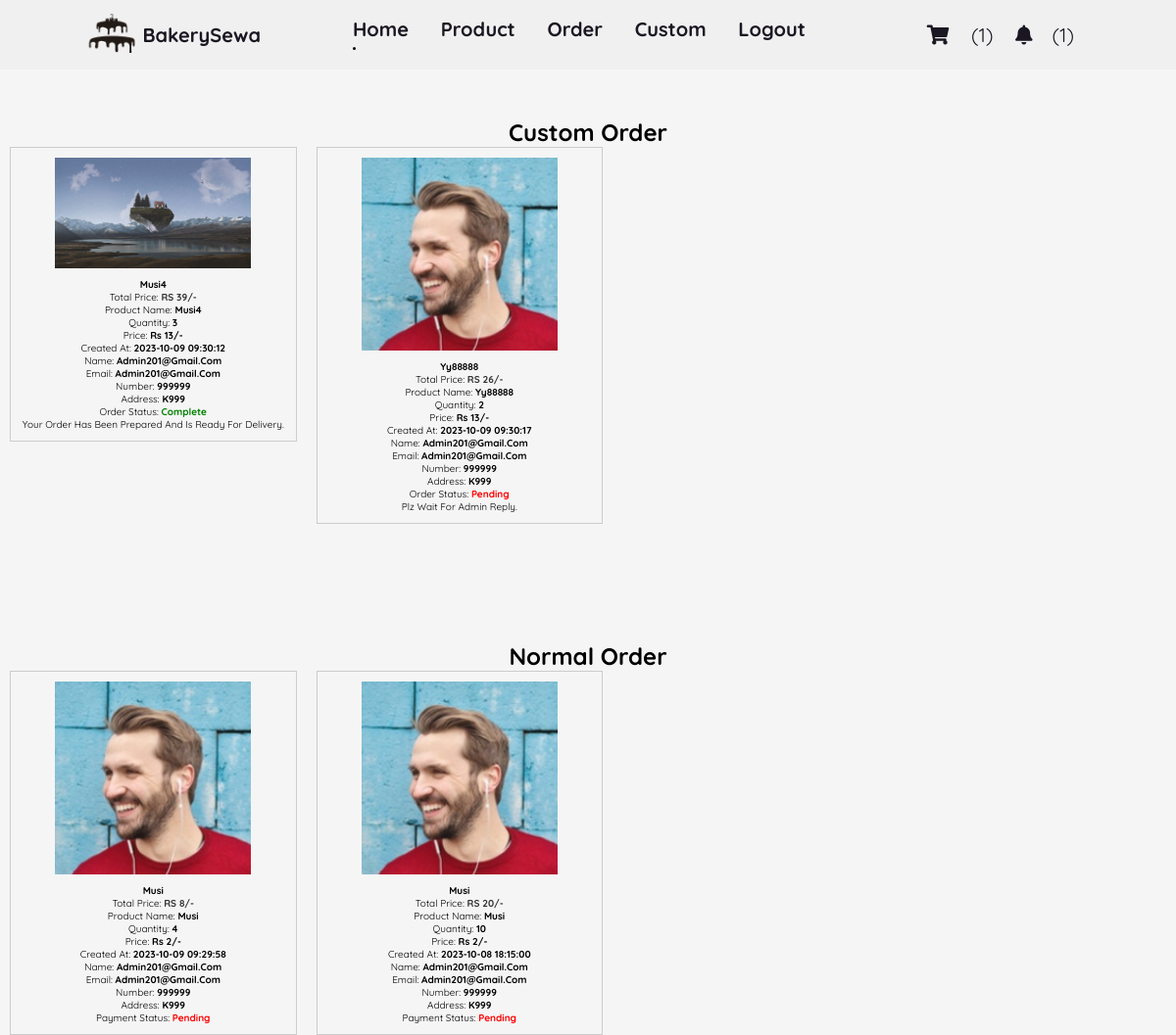
The app's page /customer/order.php (signed in) with its own data.
### tables this page shows
CREATE TABLE `products` (
  `id` int(11) NOT NULL,
  `name` varchar(255) NOT NULL,
  `stock` int(11) NOT NULL,
  `image` varchar(255) NOT NULL,
  `price` int(11) NOT NULL,
  `category_id` int(11) NOT NULL,
  `details` varchar(255) NOT NULL,
  `flavor_id` int(255) NOT NULL,
  `status` varchar(255) NOT NULL DEFAULT 'normal'
);

CREATE TABLE `line_items` (
  `id` int(11) NOT NULL,
  `product_id` int(11) NOT NULL,
  `quantity` int(11) NOT NULL,
  `product_price` varchar(255) NOT NULL,
  `date_added` timestamp NOT NULL DEFAULT current_timestamp() ON UPDATE current_timestamp(),
  `order_id` int(255) NOT NULL
);

CREATE TABLE `orders` (
  `id` int(11) NOT NULL,
  `payment_status` varchar(20) DEFAULT 'pending',
  `method` varchar(50) DEFAULT 'cash on delivery',
  `created_at` timestamp NOT NULL DEFAULT current_timestamp() ON UPDATE current_timestamp(),
  `user_id` int(255) NOT NULL,
  `token` varchar(255) NOT NULL
);

CREATE TABLE `users` (
  `id` int(11) NOT NULL,
  `username` varchar(255) NOT NULL,
  `email` varchar(255) NOT NULL,
  `password` varchar(255) NOT NULL,
  `number` varchar(14) NOT NULL,
  `address` varchar(255) NOT NULL,
  `user_type` enum('users','admin') NOT NULL DEFAULT 'users'
);

### customer/order.php (the view, shortened to what this page needs)
<?php
include 'header.php';
?>
<div class="home-products" style="padding-top: 10%;">
    <h1  style="font-size: 24px; text-align: center;">Custom Order</h1>
    <div class="swiper products-slider" style="width: 100%; overflow: hidden;">
        <div class="swiper-wrapper">
            <?php
            $select_orders_query = mysqli_query($conn, "SELECT * FROM `orders` WHERE user_id='$user_id'") or die(mysqli_error($conn));
            if (mysqli_num_rows($select_orders_query) > 0) {
                while ($fetch_orders = mysqli_fetch_assoc($select_orders_query)) {
                    $order_id = $fetch_orders['id'];
                    $select_line_items = mysqli_query($conn, "SELECT * FROM `line_items` WHERE order_id = '$order_id'") or die(mysqli_error($conn));
                    if (mysqli_num_rows($select_line_items) > 0) {
                        while ($fetch_line_items = mysqli_fetch_assoc($select_line_items)) {
                            $product_id = $fetch_line_items['product_id'];
                            $select_products = mysqli_query($conn, "SELECT * FROM `products` WHERE id = '$product_id' AND status = 'custom'") or die('Query failed');
                            if (mysqli_num_rows($select_products) > 0) {
                                while ($fetch_products = mysqli_fetch_assoc($select_products)) {
            ?>
                                    <form action="" method="post" class="swiper-slide slide" style="display: flex; flex-direction: column; align-items: center; text-align: center; padding: 10px; border: 1px solid #ccc; margin: 10px;">
                                        <img src="../uploaded_img/<?php echo htmlspecialchars($fetch_products['image']); ?>" alt="" style="width: 100%; max-width: 200px;">
                                        <div class="name" style="margin-top: 10px; font-weight: bold;">
                                            <?php echo htmlspecialchars($fetch_products['name']); ?>
                                        </div>
                                        <p>total price: <span style="font-weight: bold; color: #333;">RS
                                                <?php echo $fetch_line_items['quantity'] * $fetch_line_items['product_price']; ?>/-
                                            </span></p>
                                        <p>product name: <span style="font-weight: bold;">
                                                <?= $fetch_products['name']; ?>
                                            </span></p>
                                        <p>quantity: <span style="font-weight: bold;">
                                                <?= $fetch_line_items['quantity']; ?>
                                            </span></p>
                                        <p>price: <span style="font-weight: bold;">Rs
                                                <?= $fetch_line_items['product_price']; ?>/-
                                            </span></p>
                                        <p>created at: <span style="font-weight: bold;">
                                                <?= $fetch_orders['created_at']; ?>
                                            </span></p>
                                        <?php
                                        $user_id = $_SESSION['user_id'];
                                        $select_users_query = mysqli_query($conn, "SELECT * FROM `users` WHERE id= '$user_id'  ") or die(mysqli_error($conn));
                                        if (mysqli_num_rows($select_users_query) > 0) {
                                            while ($fetch_users = mysqli_fetch_assoc($select_users_query)) { ?>
                                                <p>name: <span style="font-weight: bold;">
                                                        <?php echo $fetch_users['username']; ?>
                                                    </span></p>
                                                <p>email: <span style="font-weight: bold;">
                                                        <?= $fetch_users['email']; ?>
                                                    </span></p>
                                                <p>number: <span style="font-weight: bold;">
                                                        <?= $fetch_users['number']; ?>
                                                    </span></p>
                                                <p>address: <span style="font-weight: bold;">
                                                        <?= $fetch_users['address']; ?>
                                                    </span></p>
                                        <?php }
                                        } ?>
                                       <p>Order status: <span style="font-weight: bold; color: <?php echo ($fetch_orders['payment_status'] == 'pending') ? 'red' : 'green'; ?>">
                                                        <?= $fetch_orders['payment_status']; ?>
                                                    </span></p>
                                                    <?php
                                                    if ($fetch_orders['payment_status'] == 'complete') {
                                                        echo "<p>Your order has been prepared and is ready for delivery.</p>";
                                                    }else{
                                                        echo "<p>plz wait for admin reply.</p>";
                                                    }
                                                    ?>
                                    </form>
            <?php
                                }
                            }
                        }
                    }
                }
            } else {
                echo '<p class="empty" style="text-align: center; font-weight: bold;">No orders placed yet!</p>';
            }
            ?>
        </div>
    </div>
</div>
    <link rel="stylesheet" href="https://unpkg.com/swiper/swiper-bundle.min.css">
<div class="home-products" style="padding-top: 10%;">
    <h1  style="font-size: 24px; text-align: center;">normal Order</h1>
    <div class="swiper products-slider" style="width: 100%; overflow: hidden;">
        <div class="swiper-wrapper">
            <?php
            $select_orders_query = mysqli_query($conn, "SELECT * FROM `orders` WHERE user_id='$user_id'") or die(mysqli_error($conn));
            if (mysqli_num_rows($select_orders_query) > 0) {
                while ($fetch_orders = mysqli_fetch_assoc($select_orders_query)) {
                    $order_id = $fetch_orders['id'];
                    $select_line_items = mysqli_query($conn, "SELECT * FROM `line_items` WHERE order_id = '$order_id'") or die(mysqli_error($conn));
                    if (mysqli_num_rows($select_line_items) > 0) {
                        while ($fetch_line_items = mysqli_fetch_assoc($select_line_items)) {
                            $product_id = $fetch_line_items['product_id'];
                            $select_products = mysqli_query($conn, "SELECT * FROM `products` WHERE id = '$product_id' AND status = 'normal'") or die('Query failed');
                            if (mysqli_num_rows($select_products) > 0) {
                                while ($fetch_products = mysqli_fetch_assoc($select_products)) {
            ?>
                                    <form action="" method="post" class="swiper-slide slide" style="display: flex; flex-direction: column; align-items: center; text-align: center; padding: 10px; border: 1px solid #ccc; margin: 10px;">
                                        <img src="../uploaded_img/<?php echo htmlspecialchars($fetch_products['image']); ?>" alt="" style="width: 100%; max-width: 200px;">
                                        <div class="name" style="margin-top: 10px; font-weight: bold;">
                                            <?php echo htmlspecialchars($fetch_products['name']); ?>
                                        </div>
                                        <p>total price: <span style="font-weight: bold; color: #333;">RS
                                                <?php echo $fetch_line_items['quantity'] * $fetch_line_items['product_price']; ?>/-
                                            </span></p>
                                        <p>product name: <span style="font-weight: bold;">
                                                <?= $fetch_products['name']; ?>
                                            </span></p>
                                        <p>quantity: <span style="font-weight: bold;">
                                                <?= $fetch_line_items['quantity']; ?>
                                            </span></p>
                                        <p>price: <span style="font-weight: bold;">Rs
                                                <?= $fetch_line_items['product_price']; ?>/-
                                            </span></p>
                                        <p>created at: <span style="font-weight: bold;">
                                                <?= $fetch_orders['created_at']; ?>
                                            </span></p>
                                        <?php
                                        $user_id = $_SESSION['user_id'];
                                        $select_users_query = mysqli_query($conn, "SELECT * FROM `users` WHERE id= '$user_id'  ") or die(mysqli_error($conn));
                                        if (mysqli_num_rows($select_users_query) > 0) {
                                            while ($fetch_users = mysqli_fetch_assoc($select_users_query)) { ?>
                                                <p>name: <span style="font-weight: bold;">
                                                        <?php echo $fetch_users['username']; ?>
                                                    </span></p>
                                                <p>email: <span style="font-weight: bold;">
                                                        <?= $fetch_users['email']; ?>
                                                    </span></p>
                                                <p>number: <span style="font-weight: bold;">
                                                        <?= $fetch_users['number']; ?>
                                                    </span></p>
                                                <p>address: <span style="font-weight: bold;">
                                                        <?= $fetch_users['address']; ?>
                                                    </span></p>
                                        <?php }
                                        } ?>
                                        <p>payment status: <span style="font-weight: bold; color: <?php echo ($fetch_orders['payment_status'] == 'pending') ? 'red' : 'green'; ?>;">
                                                <?= $fetch_orders['payment_status']; ?>
                                            </span></p>
                                    </form>
            <?php
                                }
                            }
                        }
                    }
                }
            } else {
                echo '<p class="empty" style="text-align: center; font-weight: bold;">No orders placed yet!</p>';
            }
            ?>
        </div>
    </div>
</div>
        <link rel="stylesheet" href="https://unpkg.com/swiper/swiper-bundle.min.css">

### records on screen
orders: created_at "2023-10-09 09:30:12", payment_status "Complete"
line_items: $fetch_line_items['quantity'] * $fetch_line_items['product_price'] "39", quantity "3", product_price "13"
products: image (picture), name "Musi4", shows "Your Order Has Been Prepared And Is Ready For Delivery."
users: username "Admin201@gmail.com", email "Admin201@gmail.com", number "999999", address "K999"
orders: created_at "2023-10-09 09:30:17", payment_status "Pending"
line_items: $fetch_line_items['quantity'] * $fetch_line_items['product_price'] "26", quantity "2", product_price "13"
products: image (picture), name "Yy88888", shows "Plz Wait For Admin Reply."
orders: created_at "2023-10-09 09:29:58", payment_status "Pending"
line_items: $fetch_line_items['quantity'] * $fetch_line_items['product_price'] "8", quantity "4", product_price "2"
products: image (picture), name "Musi"
orders: created_at "2023-10-08 18:15:00", payment_status "Pending"
line_items: $fetch_line_items['quantity'] * $fetch_line_items['product_price'] "20", quantity "10", product_price "2"

### other values on screen
$cart_rows_number "1"
